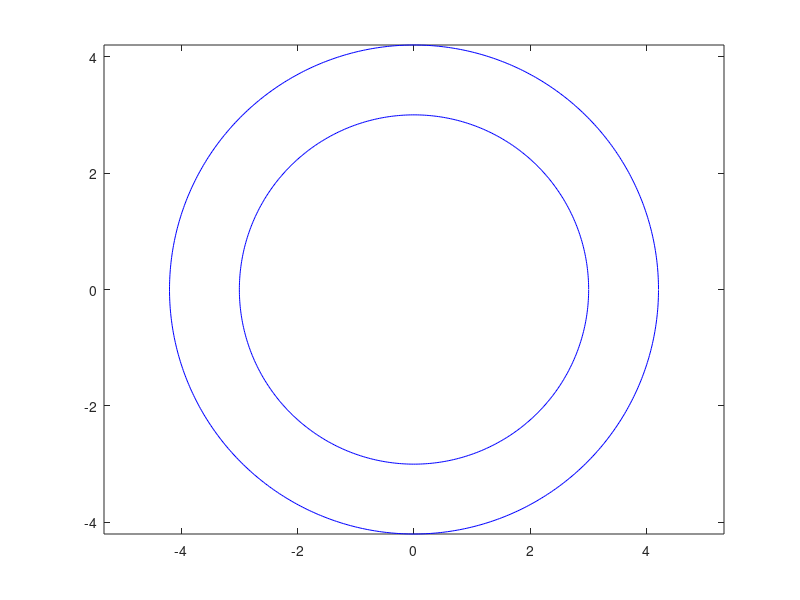

This figure's MATLAB source:
function [ wall_u wall_d] = environment_type2()
 pt=0:0.01:2*pi;  % use 0.01 becuase there are some flaws when using 0.05
 xr=0;
 yr=0;
 ru=3;
 rd=4.2;
 xu= xr+ru*cos(pt);
 yu= yr+ru*sin(pt);
 xd= xr+rd*cos(pt);
 yd= yr+rd*sin(pt);
 
 wall_u=[xu; yu];
 wall_d=[xd; yd];
 
 plot(wall_u(1,:),wall_u(2,:),'b',wall_d(1,:),wall_d(2,:),'b');
 axis equal
 hold on

end